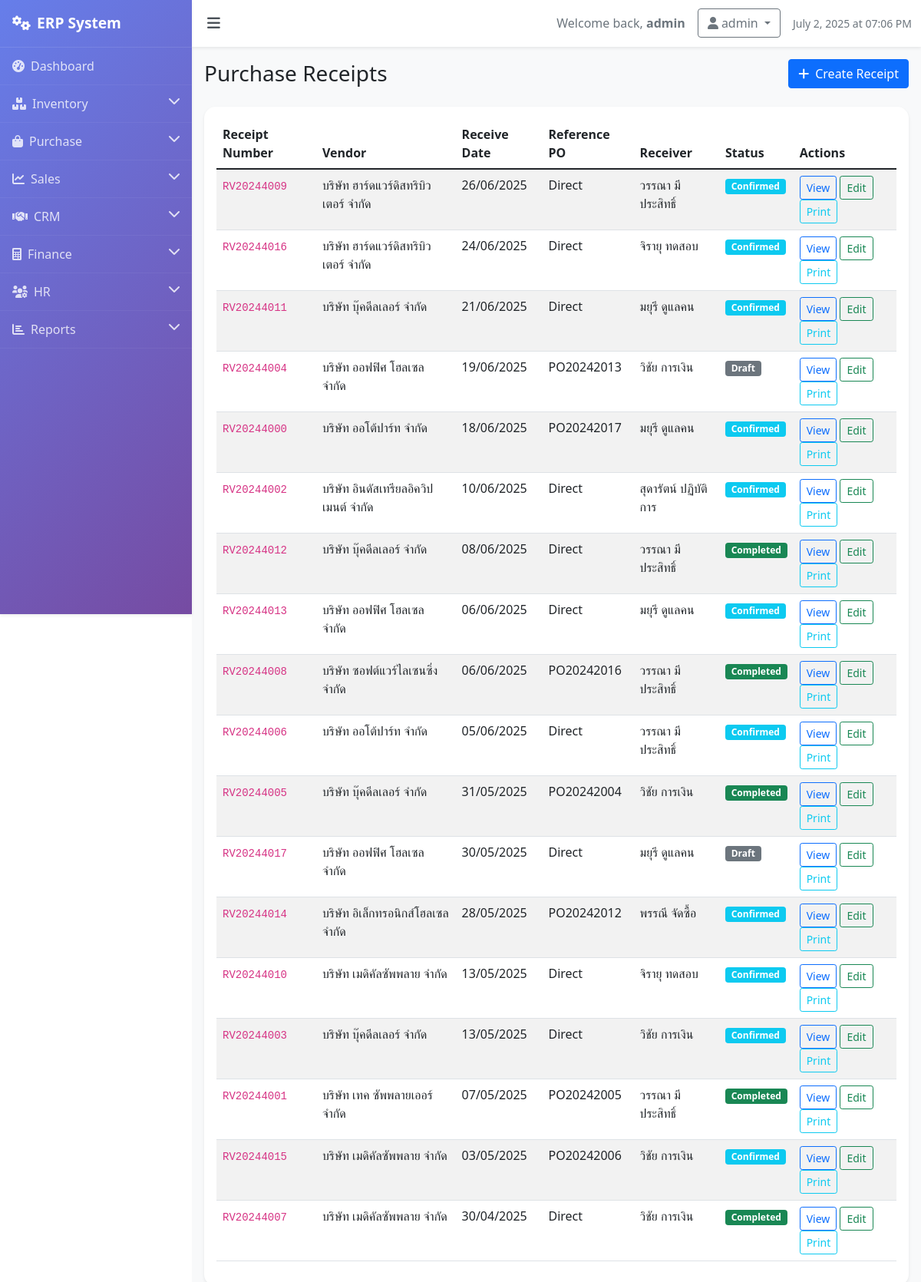
The app's page /purchases/receipts (signed in) with its own data.
### models.py (models this page shows, shortened)
class InventoryReceive(db.Model):
    id = db.Column(db.Integer, primary_key=True)
    receive_number = db.Column(db.String(50), unique=True, nullable=False)
    purchase_order_id = db.Column(db.Integer, db.ForeignKey('purchase_order.id'))
    vendor_id = db.Column(db.Integer, db.ForeignKey('vendor.id'), nullable=False)
    receive_date = db.Column(db.DateTime, default=lambda: datetime.now(timezone.utc))
    status = db.Column(db.String(20), default='draft')  # draft, confirmed, completed
    notes = db.Column(db.Text)
    received_by = db.Column(db.String(100))
    items = db.relationship('InventoryReceiveItem', backref='receive', lazy=True, cascade='all, delete-orphan')
    vendor = db.relationship('Vendor', backref='inventory_receives')
    purchase_order = db.relationship('PurchaseOrder', backref='inventory_receives')

class Vendor(db.Model):
    id = db.Column(db.Integer, primary_key=True)
    name = db.Column(db.String(100), nullable=False)
    email = db.Column(db.String(120), unique=True, nullable=False)
    phone = db.Column(db.String(20))
    address = db.Column(db.Text)
    contact_person = db.Column(db.String(100))
    payment_terms = db.Column(db.String(50))
    created_at = db.Column(db.DateTime, default=lambda: datetime.now(timezone.utc))
    purchase_orders = db.relationship('PurchaseOrder', backref='vendor', lazy=True)

class PurchaseOrder(db.Model):
    id = db.Column(db.Integer, primary_key=True)
    po_number = db.Column(db.String(50), unique=True, nullable=False)
    vendor_id = db.Column(db.Integer, db.ForeignKey('vendor.id'), nullable=False)
    order_date = db.Column(db.DateTime, default=lambda: datetime.now(timezone.utc))
    expected_date = db.Column(db.DateTime)
    status = db.Column(db.String(20), default='pending')  # pending, confirmed, received, cancelled
    total_amount = db.Column(db.Float, default=0.0)
    notes = db.Column(db.Text)
    items = db.relationship('PurchaseOrderItem', backref='purchase_order', lazy=True, cascade='all, delete-orphan')

### routes.py (the view)
    @app.route('/purchases/receipts')
    def purchase_receipts():
        if 'user_id' not in session:
            return redirect(url_for('login'))
        receipts = InventoryReceive.query.order_by(InventoryReceive.receive_date.desc()).all()
        return render_template('purchases/receipts.html', receipts=receipts)

### templates/purchases/receipts.html (shortened to what this page needs)
{% extends "base.html" %}
{% block content %}
<div class="d-flex justify-content-between align-items-center mb-4">
    <h1 class="h3 mb-0">Purchase Receipts</h1>
    <a href="{{ url_for('inventory_receive') }}" class="btn btn-primary">
        <i class="fas fa-plus me-2"></i>Create Receipt
    </a>
</div>
<div class="card">
    <div class="card-body">
        <div class="table-responsive">
            <table class="table table-striped">
                <thead>
                    <tr>
                        <th>Receipt Number</th>
                        <th>Vendor</th>
                        <th>Receive Date</th>
                        <th>Reference PO</th>
                        <th>Receiver</th>
                        <th>Status</th>
                        <th>Actions</th>
                    </tr>
                </thead>
                <tbody>
                    {% for receipt in receipts %}
                    <tr>
                        <td><code>{{ receipt.receive_number }}</code></td>
                        <td>{{ receipt.vendor.name if receipt.vendor else 'N/A' }}</td>
                        <td>{{ receipt.receive_date.strftime('%d/%m/%Y') }}</td>
                        <td>{{ receipt.purchase_order.po_number if receipt.purchase_order else 'Direct' }}</td>
                        <td>{{ receipt.received_by or 'System' }}</td>
                        <td>
                            {% if receipt.status == 'draft' %}
                            <span class="badge bg-secondary">Draft</span>
                            {% elif receipt.status == 'confirmed' %}
                            <span class="badge bg-info">Confirmed</span>
                            {% elif receipt.status == 'completed' %}
                            <span class="badge bg-success">Completed</span>
                            {% else %}
                            <span class="badge bg-warning">{{ receipt.status.title() }}</span>
                            {% endif %}
                        </td>
                        <td>
                            <button class="btn btn-sm btn-outline-primary">View</button>
                            <button class="btn btn-sm btn-outline-success">Edit</button>
                            <button class="btn btn-sm btn-outline-info">Print</button>
                        </td>
                    </tr>
                    {% endfor %}
                </tbody>
            </table>
        </div>
    </div>
</div>
{% endblock %}

### templates/base.html (style rules this page uses)
body { overflow-x: hidden; }
.card { border: none; border-radius: 15px; box-shadow: 0 0.125rem 0.25rem rgba(0, 0, 0, 0.075); transition: transform 0.2s; }

### records on screen
InventoryReceive: receive_number "RV20244009", vendor "บริษัท ฮาร์ดแวร์ดิสทริบิวเตอร์ จำกัด", receive_date "26/06/2025", purchase_order "Direct", received_by "วรรณา มีประสิทธิ์", status "Confirmed"
InventoryReceive: receive_number "RV20244016", vendor "บริษัท ฮาร์ดแวร์ดิสทริบิวเตอร์ จำกัด", receive_date "24/06/2025", purchase_order "Direct", received_by "จิรายุ ทดสอบ", status "Confirmed"
InventoryReceive: receive_number "RV20244011", vendor "บริษัท บุ๊คดีลเลอร์ จำกัด", receive_date "21/06/2025", purchase_order "Direct", received_by "มยุรี ดูแลคน", status "Confirmed"
InventoryReceive: receive_number "RV20244004", vendor "บริษัท ออฟฟิศ โฮลเซล จำกัด", receive_date "19/06/2025", purchase_order "PO20242013", received_by "วิชัย การเงิน", status "Draft"
InventoryReceive: receive_number "RV20244000", vendor "บริษัท ออโต้ปาร์ท จำกัด", receive_date "18/06/2025", purchase_order "PO20242017", received_by "มยุรี ดูแลคน", status "Confirmed"
InventoryReceive: receive_number "RV20244002", vendor "บริษัท อินดัสเทรียลอิควิปเมนต์ จำกัด", receive_date "10/06/2025", purchase_order "Direct", received_by "สุดารัตน์ ปฏิบัติการ", status "Confirmed"
InventoryReceive: receive_number "RV20244012", vendor "บริษัท บุ๊คดีลเลอร์ จำกัด", receive_date "08/06/2025", purchase_order "Direct", received_by "วรรณา มีประสิทธิ์", status "Completed"
InventoryReceive: receive_number "RV20244013", vendor "บริษัท ออฟฟิศ โฮลเซล จำกัด", receive_date "06/06/2025", purchase_order "Direct", received_by "มยุรี ดูแลคน", status "Confirmed"
InventoryReceive: receive_number "RV20244008", vendor "บริษัท ซอฟต์แวร์ไลเซนซิ่ง จำกัด", receive_date "06/06/2025", purchase_order "PO20242016", received_by "วรรณา มีประสิทธิ์", status "Completed"
InventoryReceive: receive_number "RV20244006", vendor "บริษัท ออโต้ปาร์ท จำกัด", receive_date "05/06/2025", purchase_order "Direct", received_by "วรรณา มีประสิทธิ์", status "Confirmed"
InventoryReceive: receive_number "RV20244005", vendor "บริษัท บุ๊คดีลเลอร์ จำกัด", receive_date "31/05/2025", purchase_order "PO20242004", received_by "วิชัย การเงิน", status "Completed"
InventoryReceive: receive_number "RV20244017", vendor "บริษัท ออฟฟิศ โฮลเซล จำกัด", receive_date "30/05/2025", purchase_order "Direct", received_by "มยุรี ดูแลคน", status "Draft"
InventoryReceive: receive_number "RV20244014", vendor "บริษัท อิเล็กทรอนิกส์โฮลเซล จำกัด", receive_date "28/05/2025", purchase_order "PO20242012", received_by "พรรณี จัดซื้อ", status "Confirmed"
InventoryReceive: receive_number "RV20244010", vendor "บริษัท เมดิคัลซัพพลาย จำกัด", receive_date "13/05/2025", purchase_order "Direct", received_by "จิรายุ ทดสอบ", status "Confirmed"
InventoryReceive: receive_number "RV20244003", vendor "บริษัท บุ๊คดีลเลอร์ จำกัด", receive_date "13/05/2025", purchase_order "Direct", received_by "วิชัย การเงิน", status "Confirmed"
InventoryReceive: receive_number "RV20244001", vendor "บริษัท เทค ซัพพลายเออร์ จำกัด", receive_date "07/05/2025", purchase_order "PO20242005", received_by "วรรณา มีประสิทธิ์", status "Completed"
InventoryReceive: receive_number "RV20244015", vendor "บริษัท เมดิคัลซัพพลาย จำกัด", receive_date "03/05/2025", purchase_order "PO20242006", received_by "วิชัย การเงิน", status "Confirmed"
InventoryReceive: receive_number "RV20244007", vendor "บริษัท เมดิคัลซัพพลาย จำกัด", receive_date "30/04/2025", purchase_order "Direct", received_by "วิชัย การเงิน", status "Completed"

### other values on screen
{{ session.username }} "admin"
